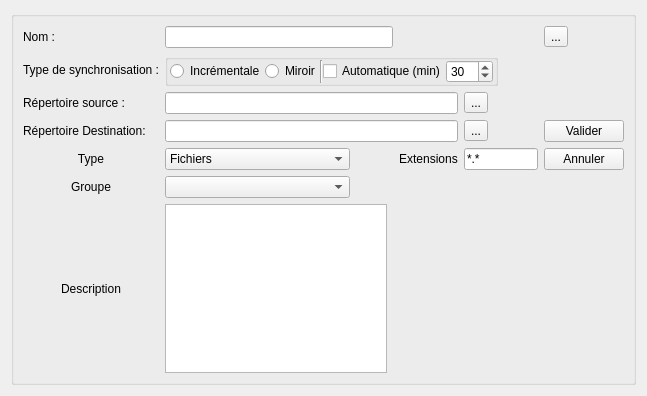
<?xml version="1.0" encoding="UTF-8"?>
<ui version="4.0">
 <class>Record</class>
 <widget class="QWidget" name="Record">
  <property name="geometry">
   <rect>
    <x>0</x>
    <y>0</y>
    <width>647</width>
    <height>396</height>
   </rect>
  </property>
  <property name="windowTitle">
   <string>Form</string>
  </property>
  <layout class="QGridLayout" name="gridLayout_2">
   <item row="1" column="0">
    <widget class="QGroupBox" name="groupBox">
     <property name="title">
      <string/>
     </property>
     <layout class="QGridLayout" name="gridLayout">
      <item row="6" column="1">
       <widget class="QComboBox" name="cb_Groupes">
        <property name="maximumSize">
         <size>
          <width>185</width>
          <height>16777215</height>
         </size>
        </property>
       </widget>
      </item>
      <item row="5" column="5">
       <widget class="QPushButton" name="btn_Annuler">
        <property name="text">
         <string>Annuler</string>
        </property>
       </widget>
      </item>
      <item row="6" column="0">
       <widget class="QLabel" name="label_3">
        <property name="text">
         <string>Groupe</string>
        </property>
        <property name="alignment">
         <set>Qt::AlignCenter</set>
        </property>
       </widget>
      </item>
      <item row="7" column="1">
       <widget class="QTextEdit" name="te_Desc">
        <property name="minimumSize">
         <size>
          <width>185</width>
          <height>71</height>
         </size>
        </property>
       </widget>
      </item>
      <item row="0" column="5">
       <widget class="QToolButton" name="Btn_Modifier">
        <property name="text">
         <string>...</string>
        </property>
        <property name="icon">
         <iconset resource="icons.qrc">
          <normaloff>:/icones/CadenasFerme.jpg</normaloff>
          <normalon>:/icones/CadenasOuvert.jpg</normalon>:/icones/CadenasFerme.jpg</iconset>
        </property>
        <property name="iconSize">
         <size>
          <width>32</width>
          <height>32</height>
         </size>
        </property>
        <property name="checkable">
         <bool>true</bool>
        </property>
        <property name="checked">
         <bool>false</bool>
        </property>
       </widget>
      </item>
      <item row="4" column="5">
       <widget class="QPushButton" name="btn_Valider">
        <property name="text">
         <string>Valider</string>
        </property>
       </widget>
      </item>
      <item row="7" column="0">
       <widget class="QLabel" name="label_4">
        <property name="text">
         <string>Description</string>
        </property>
        <property name="alignment">
         <set>Qt::AlignCenter</set>
        </property>
       </widget>
      </item>
      <item row="2" column="0">
       <widget class="QLabel" name="label_5">
        <property name="text">
         <string>Type de synchronisation :</string>
        </property>
        <property name="alignment">
         <set>Qt::AlignLeading|Qt::AlignLeft|Qt::AlignVCenter</set>
        </property>
       </widget>
      </item>
      <item row="5" column="0">
       <widget class="QLabel" name="l_Type">
        <property name="text">
         <string>Type</string>
        </property>
        <property name="alignment">
         <set>Qt::AlignCenter</set>
        </property>
       </widget>
      </item>
      <item row="5" column="4">
       <widget class="QLineEdit" name="le_ext">
        <property name="maximumSize">
         <size>
          <width>139</width>
          <height>16777215</height>
         </size>
        </property>
        <property name="inputMask">
         <string/>
        </property>
        <property name="text">
         <string>*.*</string>
        </property>
       </widget>
      </item>
      <item row="0" column="0">
       <widget class="QLabel" name="label">
        <property name="text">
         <string>Nom :</string>
        </property>
       </widget>
      </item>
      <item row="5" column="1">
       <widget class="QComboBox" name="cb_Type">
        <property name="maximumSize">
         <size>
          <width>185</width>
          <height>16777215</height>
         </size>
        </property>
        <item>
         <property name="text">
          <string>Fichiers</string>
         </property>
        </item>
        <item>
         <property name="text">
          <string>Dossier</string>
         </property>
        </item>
        <item>
         <property name="text">
          <string>Sauvegarde Externe</string>
         </property>
        </item>
       </widget>
      </item>
      <item row="4" column="4">
       <widget class="QToolButton" name="btn_ParcDest">
        <property name="text">
         <string>...</string>
        </property>
       </widget>
      </item>
      <item row="4" column="0">
       <widget class="QLabel" name="l_Dest">
        <property name="text">
         <string>Répertoire Destination:</string>
        </property>
       </widget>
      </item>
      <item row="3" column="4">
       <widget class="QToolButton" name="btn_ParcSource">
        <property name="text">
         <string>...</string>
        </property>
       </widget>
      </item>
      <item row="3" column="1" colspan="3">
       <widget class="QLineEdit" name="le_Source"/>
      </item>
      <item row="0" column="1" colspan="2">
       <widget class="QLineEdit" name="le_Name">
        <property name="maximumSize">
         <size>
          <width>252</width>
          <height>24</height>
         </size>
        </property>
       </widget>
      </item>
      <item row="5" column="3">
       <widget class="QLabel" name="l_Ext">
        <property name="text">
         <string>Extensions</string>
        </property>
        <property name="alignment">
         <set>Qt::AlignCenter</set>
        </property>
       </widget>
      </item>
      <item row="4" column="1" colspan="3">
       <widget class="QLineEdit" name="le_Dest"/>
      </item>
      <item row="3" column="0">
       <widget class="QLabel" name="label_2">
        <property name="text">
         <string>Répertoire source :</string>
        </property>
       </widget>
      </item>
      <item row="2" column="1" colspan="5">
       <widget class="QGroupBox" name="groupBox_2">
        <property name="maximumSize">
         <size>
          <width>370</width>
          <height>47</height>
         </size>
        </property>
        <property name="title">
         <string/>
        </property>
        <property name="alignment">
         <set>Qt::AlignCenter</set>
        </property>
        <property name="flat">
         <bool>false</bool>
        </property>
        <layout class="QHBoxLayout" name="horizontalLayout">
         <property name="spacing">
          <number>0</number>
         </property>
         <property name="sizeConstraint">
          <enum>QLayout::SetFixedSize</enum>
         </property>
         <property name="leftMargin">
          <number>2</number>
         </property>
         <property name="topMargin">
          <number>0</number>
         </property>
         <property name="rightMargin">
          <number>2</number>
         </property>
         <property name="bottomMargin">
          <number>0</number>
         </property>
         <item>
          <widget class="QRadioButton" name="rd_Increment">
           <property name="text">
            <string>Incrémentale</string>
           </property>
          </widget>
         </item>
         <item>
          <widget class="QRadioButton" name="rd_Mirror">
           <property name="sizePolicy">
            <sizepolicy hsizetype="Fixed" vsizetype="Fixed">
             <horstretch>0</horstretch>
             <verstretch>0</verstretch>
            </sizepolicy>
           </property>
           <property name="text">
            <string>Miroir</string>
           </property>
          </widget>
         </item>
         <item>
          <widget class="Line" name="line">
           <property name="orientation">
            <enum>Qt::Vertical</enum>
           </property>
          </widget>
         </item>
         <item>
          <widget class="QCheckBox" name="cb_Auto">
           <property name="text">
            <string>Automatique (min)</string>
           </property>
          </widget>
         </item>
         <item>
          <widget class="QSpinBox" name="sp_timer">
           <property name="minimum">
            <number>1</number>
           </property>
           <property name="maximum">
            <number>999</number>
           </property>
           <property name="value">
            <number>30</number>
           </property>
          </widget>
         </item>
        </layout>
       </widget>
      </item>
     </layout>
    </widget>
   </item>
  </layout>
 </widget>
 <resources>
  <include location="icons.qrc"/>
 </resources>
 <connections/>
</ui>
